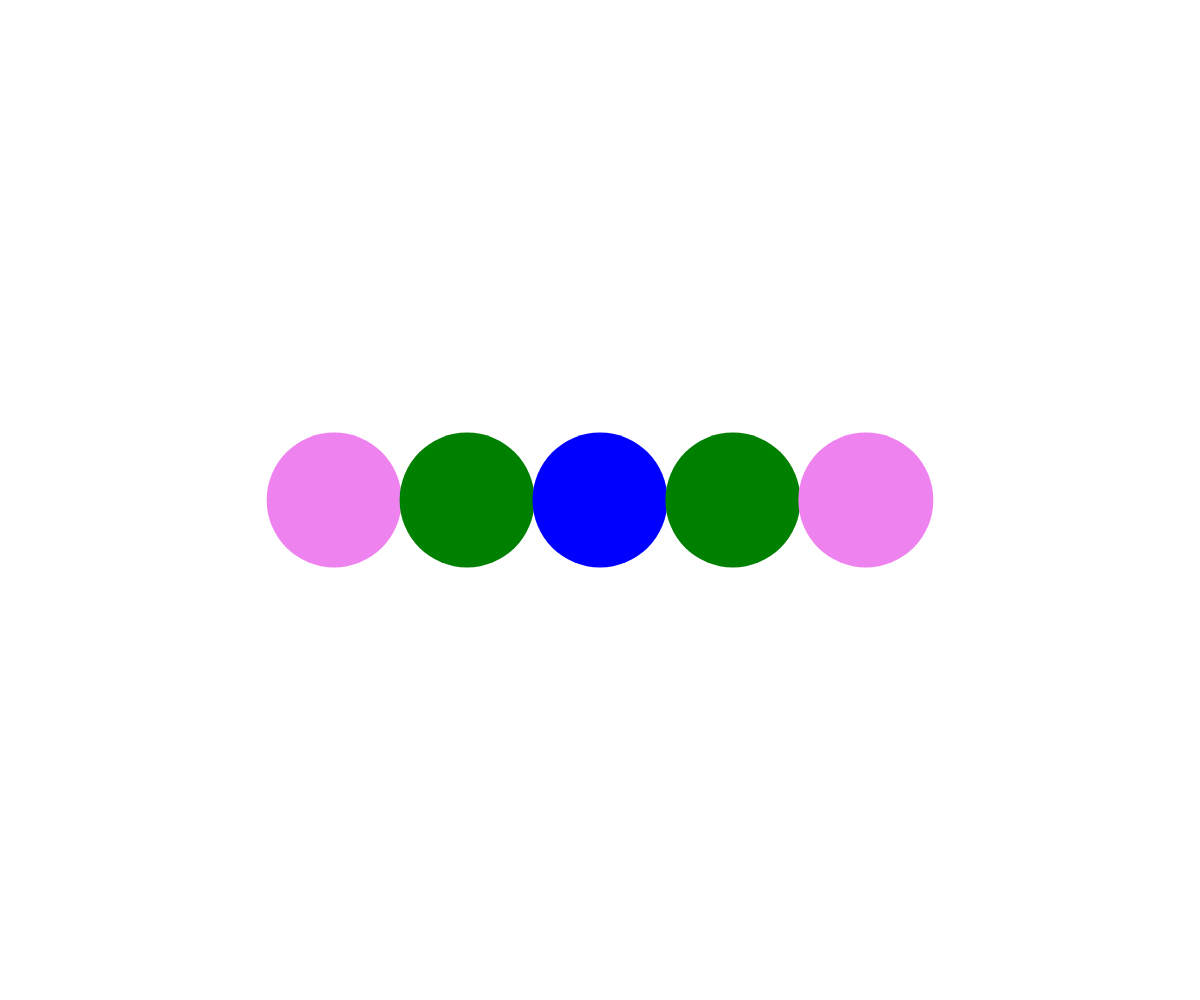
Frame 1 (no input)
Frame 60 (no input): identical to frame 1, image omitted
Frame 120 (the mouse pressed at the canvas centre since frame 60): identical to frame 1, image omitted

The p5.js sketch that drew this single still picture (run headless with seeded random() and noise() and a simulated clock; from frame 60 on, the mouse is pressed at the canvas centre):

// p5.js sketch
// ── sketch.js
let angle = -90;
let relou = angle - 90;
let base = -180;

function setup() {
  createCanvas(windowWidth, windowHeight);
  angleMode(DEGREES);
}

function windowResized() {
  resizeCanvas(windowWidth, windowHeight);
}

function draw() {
  background(255);

  noStroke();
  const sceneSize = min(width, height);
  const centerX = width / 2;
  const centerY = height / 2;
  const objSize = sceneSize / 3;
  const size = 30 * 4.5;

  circles();

  //   la condition pour l'arc exterieur
  if (
    mouseIsPressed == true &&
    mouseX < centerX - objSize + size / 2 + size / 2 &&
    mouseX > centerX - objSize
  ) {
    bigArc();
  }

  if (mouseIsPressed == false && relou == 360) {
    strokeWeight(size + 2);
    stroke("violet");
    noFill();
    arc(centerX, centerY, sceneSize / 1.88, sceneSize / 1.88, 180, 360);
  }

  // la condition pour l'arc intérieur
  if (
    mouseIsPressed == true &&
    mouseX < centerX - objSize / 2 + size / 4 + size / 2 &&
    mouseX > centerX - objSize / 2 - size / 4
  ) {
    littleArc();
  }
}

function circles() {
  const sceneSize = min(width, height);
  const centerX = width / 2;
  const centerY = height / 2;
  const objSize = sceneSize / 3;
  const size = 30 * 4.5;
  //   les cercles à la base des arcs
  fill("violet");
  circle(centerX - objSize + size / 2, centerY, size);
  fill("green");
  circle(centerX - objSize / 2 + size / 4, centerY, size);
  fill("blue");
  circle(centerX, centerY, size);
  fill("green");
  circle(centerX + objSize / 2 - size / 4, centerY, size);
  fill("violet");
  circle(centerX + objSize - size / 2, centerY, size);
}

function bigArc() {
  let relou = angle - 90;
  let base = -180;

  const sceneSize = min(width, height);
  const centerX = width / 2;
  const centerY = height / 2;
  const objSize = sceneSize / 3;
  const size = 30 * 4.5;

  strokeWeight(size + 2);
  stroke("violet");
  noFill();
  arc(centerX, centerY, sceneSize / 1.88, sceneSize / 1.88, base, relou);

  // l'évolution de l'angle d'arrivée
  if (relou <= 0) {
    angle++;
  } else {
    relou = 360;
  }

  console.log(relou);
}

function littleArc() {
  let relou1 = angle - 90;
  let base1 = -180;

  const sceneSize = min(width, height);
  const centerX = width / 2;
  const centerY = height / 2;
  const objSize = sceneSize / 3;
  const size = 30 * 4.5;

  strokeWeight(size + 2);
  stroke("green");
  noFill();
  arc(centerX, centerY, sceneSize / 3.78, sceneSize / 3.78, base1, relou1);

  // l'évolution de l'angle d'arrivée
  if (relou1 <= 0) {
    angle++;
  } else {
    relou1 = 360;
  }
}
